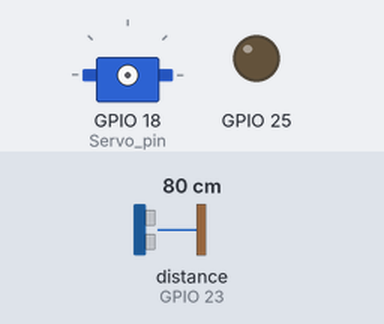
This program was run on a simulated Raspberry Pi (BCM pin numbers). Shown: servo, output pins drawn as LEDs (lit = HIGH). The inputs (shaded band) are chosen by the test bench; at power-on: distance to the obstacle (sensor on GPIO 23) 80 cm. The echo pulse lasts 58.3 µs per cm; servo angles are drawn from the pulse width (0.5 ms = 0°, 2.5 ms = 180°); the clock reads 2024-03-15 10:24:30 at power-on unless the program sets it; pins used as bus, display or sensor lines are not drawn.

Above: at 1.2 s.
1.3 s: distance to the obstacle (sensor on GPIO 23) set to 35 cm
At 2.7 s:
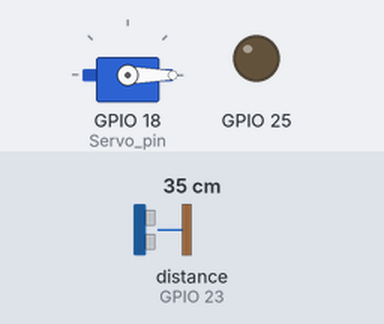
Timing chart, 0 to 4.3 s (numbered marks = the images above; inputs shaded):
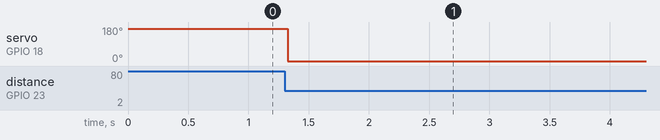

Measured:
- after the input at 1.3 s, servo on GPIO 18 (Servo_pin): 171° → 0° at once

The program:

code1.py
```python
#必要なモジュールをインポート
import RPi.GPIO as GPIO             #GPIO用のモジュールをインポート
import time                         #時間制御用のモジュールをインポート
import sys                          #sysモジュールをインポート

#ポート番号の定義
Trig = 27                           #変数"Trig"に27を代入
Echo = 23                           #変数"Echo"に23を代入
Servo_pin = 18                      #変数"Servo_pin"に18を格納

#GPIOの設定(超音波センサ)
GPIO.setmode(GPIO.BCM)              #GPIOのモードを"GPIO.BCM"に設定
GPIO.setup(Trig, GPIO.OUT)          #GPIO27を出力モードに設定
GPIO.setup(Echo, GPIO.IN)           #GPIO23を入力モードに設定
GPIO.setup(Servo_pin, GPIO.OUT)     #GPIO18を出力モードに設定

#GPIOの設定(LED)
GPIO.setmode(GPIO.BCM)
GPIO.setup(25, GPIO.OUT)

#PWMの設定
#サーボモータSG90の周波数は50[Hz]
Servo = GPIO.PWM(Servo_pin, 50)     #GPIO.PWM(ポート番号, 周波数[Hz])
Servo.start(0)                      #Servo.start(デューティ比[0-100%])

#角度からデューティ比を求める関数
def servo_angle(angle):
    duty = 2.5 + (12.0 - 2.5) * (angle + 90) / 180   #角度からデューティ比を求める
    Servo.ChangeDutyCycle(duty)     #デューティ比を変更

#HC-SR04で距離を測定する関数
def read_distance():
    GPIO.output(Trig, GPIO.HIGH)            #GPIO27の出力をHigh(3.3V)にする
    time.sleep(0.00001)                     #10μ秒間待つ
    GPIO.output(Trig, GPIO.LOW)             #GPIO27の出力をLow(0V)にする

    while GPIO.input(Echo) == GPIO.LOW:     #GPIO23がLowの時間
        sig_off = time.time()
    while GPIO.input(Echo) == GPIO.HIGH:    #GPIO23がHighの時間
        sig_on = time.time()

    duration = sig_on - sig_off             #GPIO23がHighしている時間を演算
    distance = duration * 34000 / 2         #音速34000cm/s * 計測時間に計測距離が往復だから2で割る
    return distance

#連続して値を超音波センサの状態を読み取る
while True:
    try:
        cm = read_distance()                   #HC-SR04で距離を測定する
        if cm > 30 and cm < 60:                 #距離が30〜60cmの場合
            GPIO.output(25, GPIO.HIGH)
            servo_angle(90)
            servo_angle(-90)
            servo_angle(90)
            servo_angle(-90)
            servo_angle(90)
            servo_angle(-90)
            GPIO.output(25, GPIO.LOW)
        time.sleep(0.01)                       #0.01秒間待つ

    except KeyboardInterrupt:       #Ctrl+Cキーが押された
        Servo.stop()                #サーボモータをストップ
        GPIO.cleanup()              #GPIOをクリーンアップ
        sys.exit()                  #プログラム終了
```
